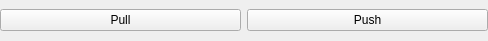
<?xml version="1.0" encoding="UTF-8"?>
<ui version="4.0">
 <class>Schema2SyncToolbar</class>
 <widget class="QWidget" name="Schema2SyncToolbar">
  <property name="geometry">
   <rect>
    <x>0</x>
    <y>0</y>
    <width>488</width>
    <height>41</height>
   </rect>
  </property>
  <property name="windowTitle">
   <string>Form</string>
  </property>
  <layout class="QHBoxLayout" name="horizontalLayout">
   <property name="leftMargin">
    <number>0</number>
   </property>
   <property name="topMargin">
    <number>0</number>
   </property>
   <property name="rightMargin">
    <number>0</number>
   </property>
   <property name="bottomMargin">
    <number>0</number>
   </property>
   <item>
    <widget class="QPushButton" name="pull">
     <property name="text">
      <string>Pull</string>
     </property>
     <property name="icon">
      <iconset resource="../../icons.qrc">
       <normaloff>:/icons/src/icons/9022231_download_duotone_icon.png</normaloff>:/icons/src/icons/9022231_download_duotone_icon.png</iconset>
     </property>
     <property name="iconSize">
      <size>
       <width>32</width>
       <height>32</height>
      </size>
     </property>
    </widget>
   </item>
   <item>
    <widget class="QPushButton" name="push">
     <property name="text">
      <string>Push</string>
     </property>
     <property name="icon">
      <iconset resource="../../icons.qrc">
       <normaloff>:/icons/src/icons/9022926_upload_duotone_icon.png</normaloff>:/icons/src/icons/9022926_upload_duotone_icon.png</iconset>
     </property>
     <property name="iconSize">
      <size>
       <width>32</width>
       <height>32</height>
      </size>
     </property>
    </widget>
   </item>
  </layout>
 </widget>
 <resources>
  <include location="../../icons.qrc"/>
 </resources>
 <connections/>
</ui>
